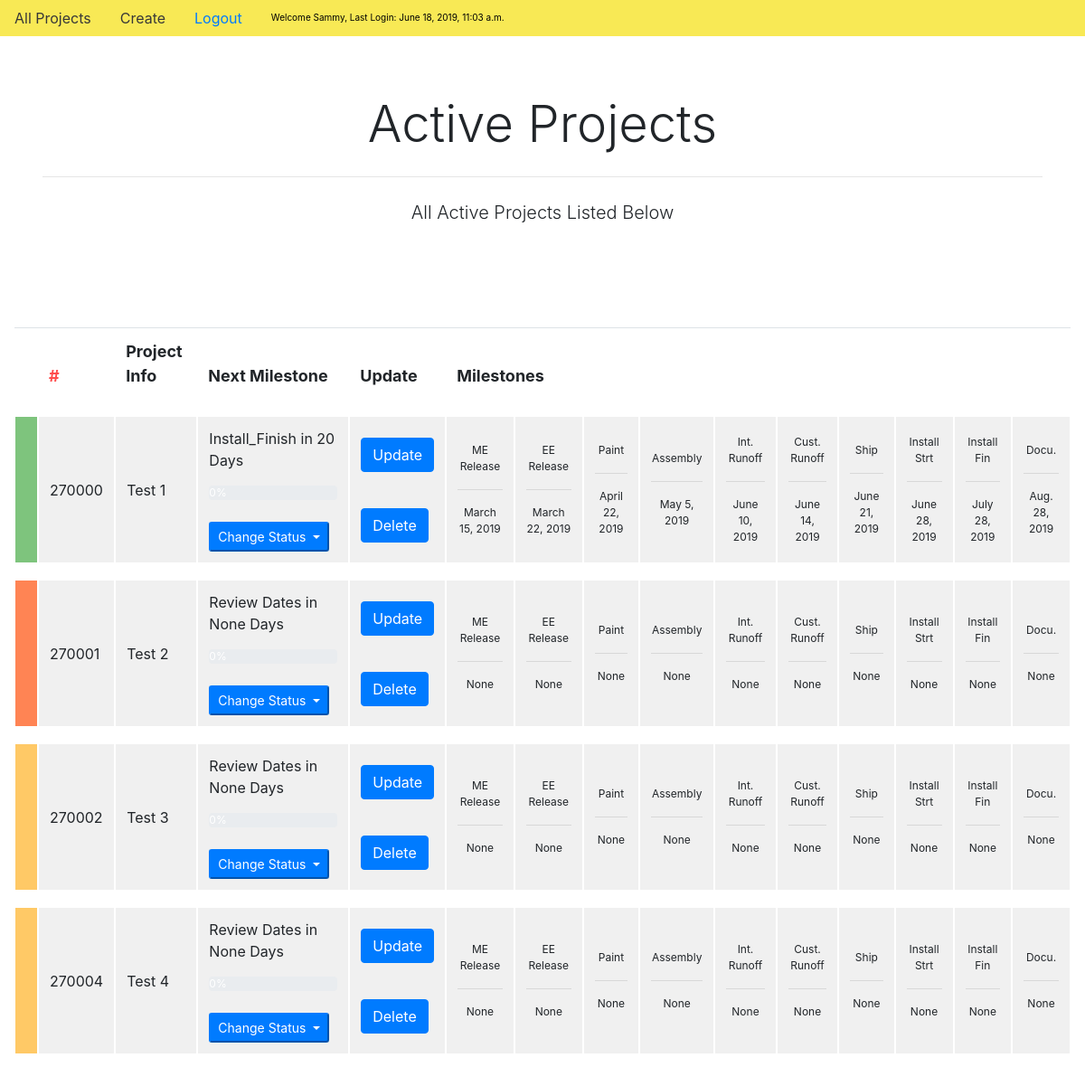
Before: /projects/ (signed in) with the older database file.
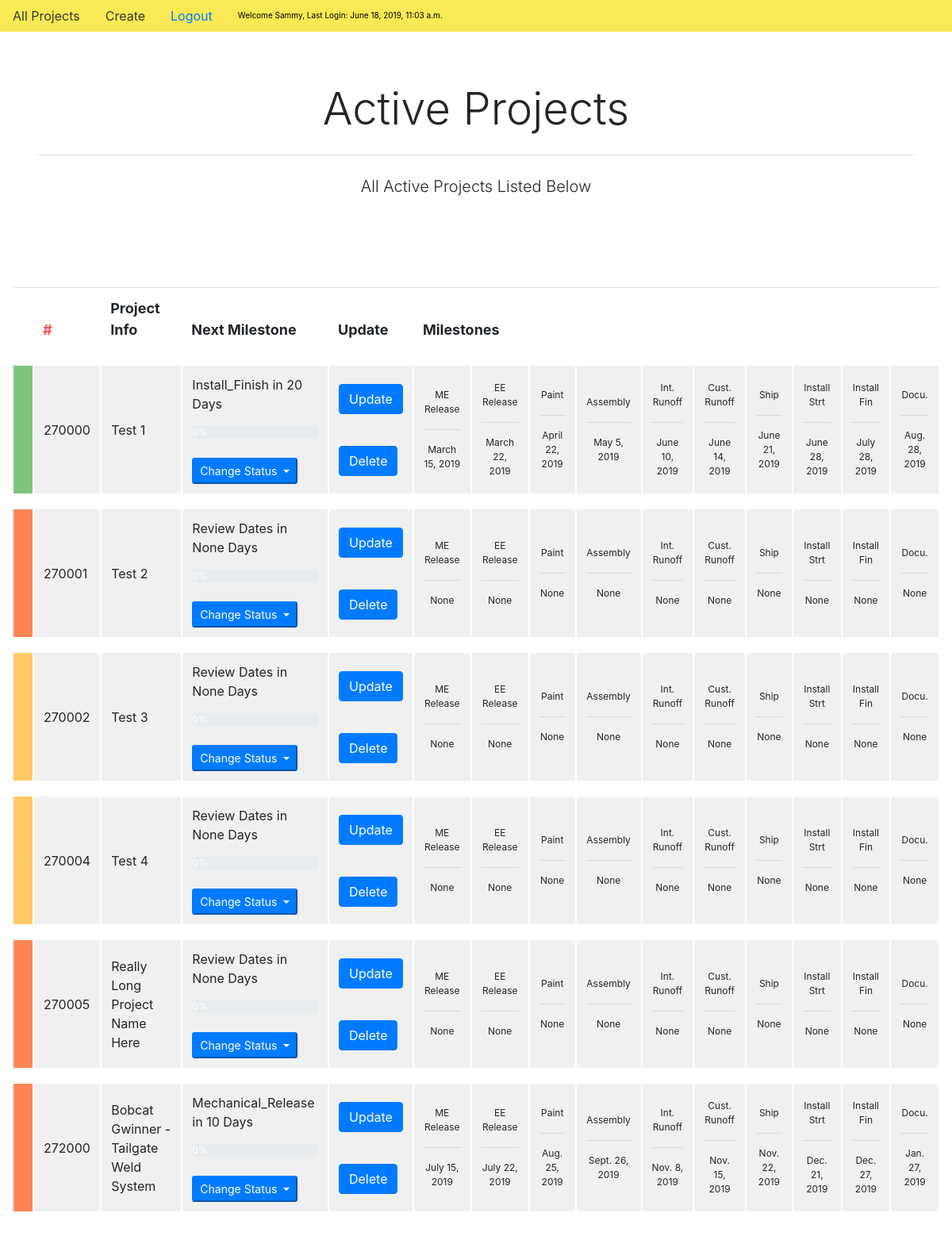
After: the same page with the newer database file.
### projects/models.py (models this page shows, shortened)
class Project(models.Model):
    STATUS_CHOICES = (
        ('offtrack', 'Off Track'),
        ('onwatch','On Watch'),
        ('onhold','On Hold'),
        ('update', 'Update')
    )
    projectnumber = models.IntegerField()
    projectname = models.CharField(max_length=100)
    engineering_start = models.DateField(blank=True, null = True)
    Mechanical_Release = models.DateField(blank=True, null = True)
    Electrical_Release = models.DateField(blank=True, null = True)
    Manufacturing = models.DateField(blank=True, null = True)
    Finishing = models.DateField(blank=True, null = True)
    Assembly = models.DateField(blank=True, null = True)
    Integration = models.DateField(blank=True, null = True)
    Internal_Runoff = models.DateField(blank=True, null = True)
    Customer_Runoff = models.DateField(blank=True, null = True)
    Ship = models.DateField(blank=True, null = True)
    Install_Start = models.DateField(blank=True, null = True)
    Install_Finish = models.DateField(blank=True, null = True)
    Documentation = models.DateField(blank=True, null = True)
    Status = models.CharField(max_length=10, choices=STATUS_CHOICES, default='OT')
    iscurrent = models.BooleanField(default=True, null = True)
    projectmanager = models.ForeignKey(User, null=True, on_delete = models.SET_NULL)
    lastupdated = models.DateField(default = datetime(2015, 10, 21), null = True)
    def __str__(self):
        return self.projectname
    def milestones(self):
        list_milestones = ['engineering_start', \
        'Mechanical_Release',\
        'Electrical_Release', \
        'Manufacturing',\
        'Finishing',\
        'Assembly',\
        'Integration',\
        'Internal_Runoff', \
        'Customer_Runoff', \
        'Ship', \
        'Install_Start', \
        'Install_Finish', \
        'Documentation', \
        ]
        dict_project = self.__dict__
        dict_milestones = {}
        for i in range(1,len(list_milestones)):
            start = dict_project[list_milestones[i-1]]
            end = dict_project[list_milestones[i]]
            duration = self.busdays_between(end, start)
            dict_milestones[list_milestones[i]] = {'start': start, 'end': end, 'duration': duration}
        return dict_milestones
    def phases(self):
        phases = {'Project': ['engineering_start', 'Documentation'], \
        'Mechanical_Engineering': ['engineering_start', 'Mechanical_Release'], \
        'Electrical_Engineering': ['Mechanical_Release', 'Electrical_Release'], \
        'Manufacturing': ['Electrical_Release', 'Finishing'], \
        'Assembly': ['Finishing', 'Assembly'], \
        'Integration': ['Assembly', 'Customer_Runoff'], \
        'Installation': ['Install_Start', 'Install_Finish'], \
        'Documentation': ['Install_Finish', 'Documentation'], \
        }
        project = self.__dict__
        phase_calcs = {}
        for phase, value in phases.items():
            start = project[value[0]]
            end = project[value[-1]]
            duration = self.busdays_between(end, start)
            phase_calcs[phase] = {'start': start, 'end': end, 'duration': duration, 'hours': duration*8}
        return phase_calcs
    def current_milestone(self):
        project = self.milestones()
        today = date.today()
        milestone = {}
        for key, value in project.items():
            if value['end'] != None:
                value['days_until'] = self.busdays_between(value['end'], today)
                value['name'] = key
                if value['end'] > today:
                    return value
        if milestone == {}:
            milestone = {'name': 'Review Dates', 'start': None, 'end': 'Need to Update', 'duration': None, 'days_until': None}
            return milestone
    def current_phase(self):
        phases = self.phases()
        del phases['Project']
        today = date.today()
        status = {}
        for phase, info in phases.items():
            if info['start'] != None and info['end'] != None and info['duration'] != None:
                start = info['start']
                end = info['end']
                duration = info['duration']
                if today <= end:
                    status['current_phase'] = phase
                    status['start'] = info['start']
                    status['end'] = info['end']
                    if info['duration'] != 0:
                        percent_complete = int(round((self.busdays_between(today, start)/duration)*100))
                        if percent_complete >= 0:
                            status['progress'] = percent_complete
                            break
                        else:
                            status['progress'] = 0
                            break
                    else:
                        status['progress'] = 100
                        break
            else:
                return {'current_phase': None, 'start': None, 'end': None, 'progress': 0}
        return status
    def busdays_between(self, date1, date2):
        if isinstance(date1, date) and isinstance(date2, date):
            return np.busday_count(date2,date1)
        else:
            return("[ERROR: Need Dates To Calc]")

### projects/views.py (the view)
# urls.py: path('', views.index, name = "index"),
@login_required
def index(request):
    user = request.user
    projects_list = Project.objects.all().exclude(iscurrent=False)
    print(projects_list)
    num_proj = projects_list.count()
    context = {
        'projects': projects_list,
        'num_proj': num_proj,
        'today': date.today()
    }
    print(context['projects'])
    return render(request, "projects/main_page.html", context)

### projects/templates/projects/main_page.html (shortened to what this page needs)
{% extends "projects/base.html" %}
{% block main %}
<div class="container-fluid justify-content-center">
<div class="jumbotron text-center bg-white">
  <h1 class="display-4">Active Projects</h1>
  <hr class="my-4">
  <p class="lead">All Active Projects Listed Below</p>
</div>
    <table class="table main-table">
      <thead style="font-size: 18px;" class="thead">
        <tr>
          <th style="width: 3px;"></th>
          <th style="color: #ff4c4c;">#</th>
          <th>Project Info</th>
          <th>Next Milestone</th>
          <th>Update</th>
          <th colspan="10">Milestones</th>
        </tr>
      </thead>
      <tbody>
        {% for project in projects %}
          <tr>
            {% if project.Status == 'offtrack' %}
              <td style="width: 3px; background-color: #ff8454; vertical-align:middle"></td>
            {%elif project.Status == 'onwatch' %}
              <td style="width: 3px; background-color: #ffc966; vertical-align:middle"></td>
            {%else%}
              <td style="width: 3px; background-color: #7ec47d; vertical-align:middle"></td>
            {%endif%}
            <td style="text-align: left; vertical-align:middle">{{project.projectnumber}}</td>
            <td style="text-align: left; vertical-align:middle" class="container;">{{project.projectname}}
            </td>
            <td style="text-align: left; vertical-align:middle">{{project.current_milestone.name}} in {{project.current_milestone.days_until}} Days
              <div style="vertical-align: bottom;" class="progress">
                <div class="progress-bar bg-primary" role="progressbar" style="width: {{project.current_phase.progress}}%;" aria-valuenow="25" aria-valuemin="0" aria-valuemax="100">{{project.current_phase.progress}}%</div>
              </div><br>
              <button class="btn-sm btn-primary dropdown-toggle" type="button" id="dropdownMenuButton" data-toggle="dropdown" aria-haspopup="true" aria-expanded="false">
                Change Status
              </button>
              </td>
            <td style="text-align: left; vertical-align:middle">
              <p>
                <a href='{% url 'update' num=project.projectnumber %}' class="btn btn-primary" role="button">Update</a>
              </p>
              <br>
              <a href='{% url 'delete' num=project.projectnumber %}' class="btn btn-primary" role="button">Delete</a>
            </td>
            <td class="milestoneval" style="vertical-align:middle"><a class="cellheader">ME Release</a><hr>{{project.Mechanical_Release}}</td>
            <td class="milestoneval" style="vertical-align:middle"><a class="cellheader">EE Release</a><hr>{{project.Electrical_Release}}</td>
            <td class="milestoneval" style="vertical-align:middle"><a class="cellheader">Paint</a><hr>{{project.Finishing}}</td>
            <td class="milestoneval" style="vertical-align:middle"><a class="cellheader">Assembly</a><hr>{{project.Assembly}}</td>
            <td class="milestoneval" style="vertical-align:middle"><a class="cellheader">Int. Runoff</a><hr>{{project.Internal_Runoff}}</td>
            <td class="milestoneval" style="vertical-align:middle"><a class="cellheader">Cust. Runoff</a><hr>{{project.Customer_Runoff}}</td>
            <td class="milestoneval" style="vertical-align:middle"><a class="cellheader">Ship</a><hr>{{project.Ship}}</td>
            <td class="milestoneval" style="vertical-align:middle"><a class="cellheader">Install Strt</a><hr>{{project.Install_Start}}</td>
            <td class="milestoneval" style="vertical-align:middle"><a class="cellheader">Install Fin</a><hr>{{project.Install_Finish}}</td>
            <td class="milestoneval" style="vertical-align:middle"><a class="cellheader">Docu.</a><hr>{{project.Documentation}}</td>
          </tr>
        {%endfor%}
      </tbody>
    </table>
{% endblock %}

### projects/templates/projects/base.html (shortened to what this page needs)
<!doctype html>
<html lang="en">
<head>
  <link rel="stylesheet" href="https://stackpath.bootstrapcdn.com/bootstrap/4.3.1/css/bootstrap.min.css">
  <link rel="stylesheet" type = "text/css" href="/static/projects/tables.css">
</head>
<body>
    <nav class="nav sticky-top" style="background-color: #f8e955;">
      <a style="color: #383838;" class="nav-item nav-link" href="{% url 'index' %}">All Projects</a>
      <a style="color: #383838;" class="nav-item nav-link" href="{% url 'create' %}">Create</a>
      {% if user.is_authenticated %}
        <a class="nav-item nav-link" href="{% url 'logout' %}">Logout</a>
        <p style = "color: black; font-size: 10px" class="nav-link my-1">Welcome {{ user.first_name }}, Last Login: {{ user.last_login }}</p>
      {% endif %}
    </nav>
</body>
<main>
    {% block main %}{% endblock %}
</main>
</html>

### projects/static/projects/tables.css (style rules this page uses)
.main-table td { border-top: 20px solid white; border-bottom: 20px solid white; border-left: 2px solid white; border-right: 2px solid white; background-color: #F0F0F0; text-align: center; }
td.milestoneval { font-size: 12px; }

Changed rows visible on the page:
added Project: Status "offtrack" (drawn), projectnumber "270005", projectname "Really Long Project Name Here", current_milestone.name "Review Dates", current_milestone.days_until "None", current_phase.progress "0", Mechanical_Release "None", Electrical_Release "None", Finishing "None", Assembly "None", Internal_Runoff "None", Customer_Runoff "None", Ship "None", Install_Start "None", Install_Finish "None", Documentation "None"
added Project: Status "offtrack" (drawn), projectnumber "272000", projectname "Bobcat Gwinner - Tailgate Weld System", current_milestone.name "Mechanical_Release", current_milestone.days_until "10", current_phase.progress "0", Mechanical_Release "July 15, 2019", Electrical_Release "July 22, 2019", Finishing "Aug. 25, 2019", Assembly "Sept. 26, 2019", Internal_Runoff "Nov. 8, 2019", Customer_Runoff "Nov. 15, 2019", Ship "Nov. 22, 2019", Install_Start "Dec. 21, 2019", Install_Finish "Dec. 27, 2019", Documentation "Jan. 27, 2019"
